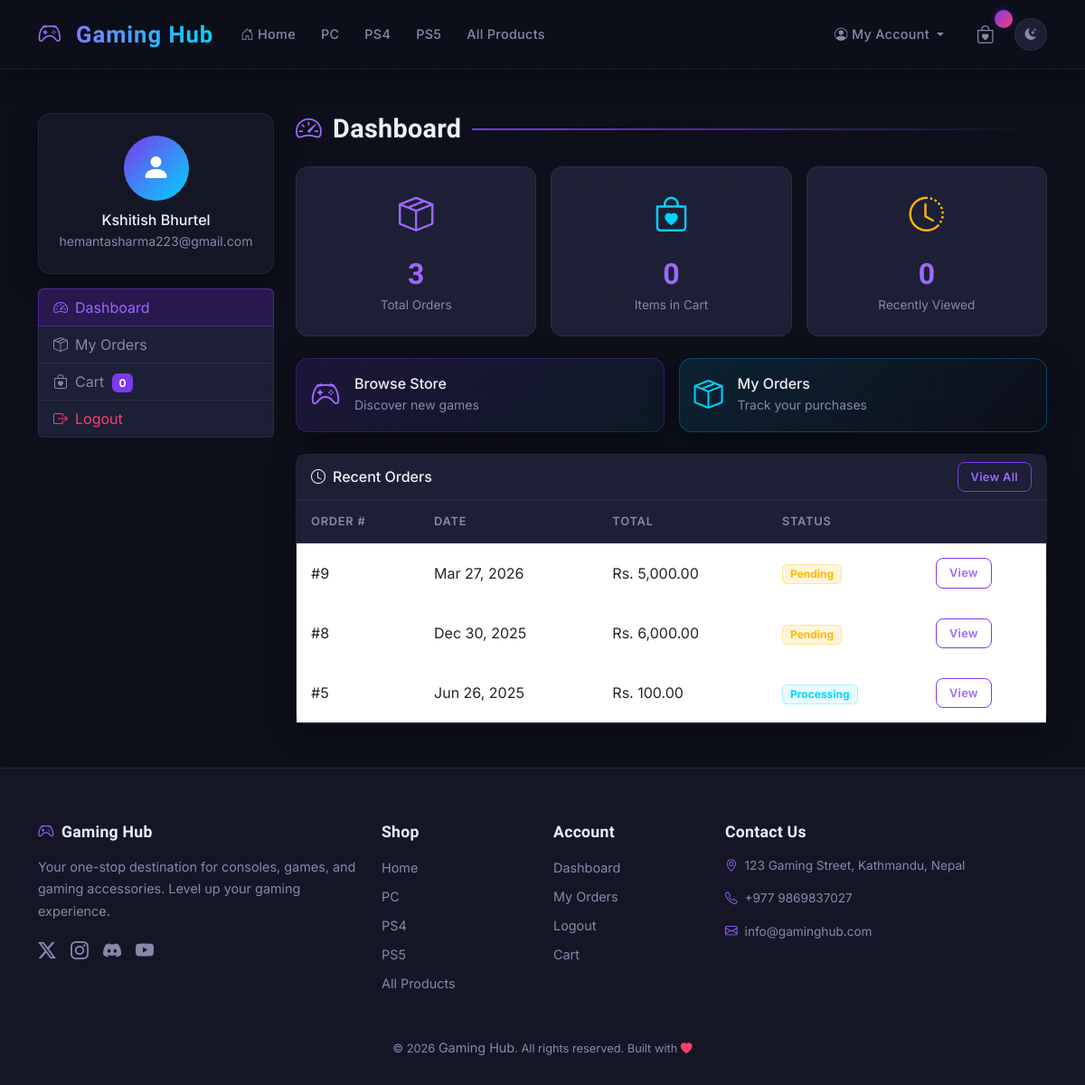
The app's page /user/dashboard.php (signed in), older data.
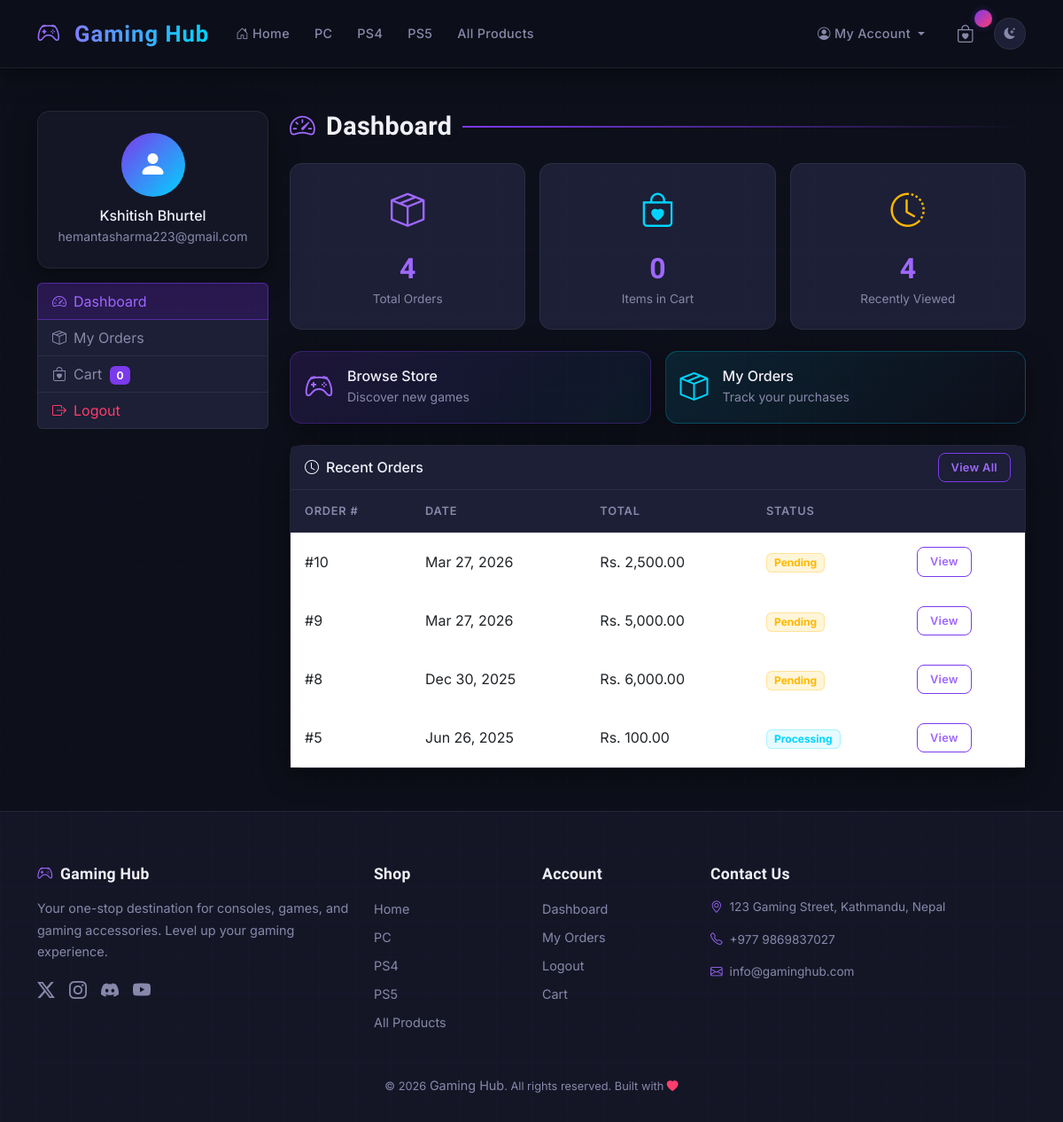
The same page, newer data.
### tables this page shows
CREATE TABLE `main_categories` (
  `category_id` int(11) NOT NULL,
  `name` varchar(100) NOT NULL,
  `slug` varchar(100) NOT NULL,
  `image` varchar(255) DEFAULT NULL,
  `is_active` tinyint(1) DEFAULT 1,
  `created_at` timestamp NOT NULL DEFAULT current_timestamp()
);

CREATE TABLE `orders` (
  `order_id` int(11) NOT NULL,
  `user_id` int(11) NOT NULL,
  `order_date` timestamp NOT NULL DEFAULT current_timestamp(),
  `shipping_address` text NOT NULL,
  `contact_number` varchar(20) NOT NULL,
  `payment_method` varchar(50) DEFAULT 'Cash on Delivery',
  `total_amount` decimal(10,2) NOT NULL,
  `status` enum('pending','processing','shipped','delivered','cancelled') DEFAULT 'pending',
  `admin_response` text DEFAULT NULL,
  `response_date` timestamp NULL DEFAULT NULL
);

### includes/functions.php (called while the page is built, shortened)
<?php
require_once __DIR__ . '/../config/database.php';
require_once __DIR__ . '/recommendations.php';
function getMainCategories() {
    $sql = "SELECT * FROM main_categories WHERE is_active = TRUE ORDER BY name";
    $stmt = executeQuery($sql);
    return $stmt->fetchAll(PDO::FETCH_ASSOC);
}
?>

### config/database.php (called while the page is built)
<?php
$host = 'localhost';
$dbname = 'gaming_hub';
$username = 'root';
$password = '';
try {
    $pdo = new PDO("mysql:host=$host;dbname=$dbname;charset=utf8", $username, $password);
    $pdo->setAttribute(PDO::ATTR_ERRMODE, PDO::ERRMODE_EXCEPTION);
} catch (PDOException $e) {
    die("Database connection failed: " . $e->getMessage());
}
function executeQuery($sql, $params = []) {
    global $pdo;
    $stmt = $pdo->prepare($sql);
    $stmt->execute($params);
    return $stmt;
}
?>

### includes/recommendations.php (called while the page is built, shortened)
<?php
function getRecentlyViewed(int $userId, int $limit = 4): array {
    return executeQuery(
        "SELECT p.*, s.name AS subcategory_name, m.name AS category_name
         FROM user_activity ua
         JOIN products p ON ua.product_id = p.product_id
         JOIN subcategories s ON p.subcategory_id = s.subcategory_id
         JOIN main_categories m ON s.category_id = m.category_id
         WHERE ua.user_id = ? AND ua.action_type = 'view' AND p.is_active = TRUE
         GROUP BY p.product_id
         ORDER BY MAX(ua.created_at) DESC
         LIMIT " . (int)$limit,
        [$userId]
    )->fetchAll(PDO::FETCH_ASSOC);
}

### user/dashboard.php (the view, shortened to what the changed rows need)
<?php
require_once '../config/database.php';
require_once '../includes/functions.php';
$userId = $_SESSION['user_id'];
$orders = executeQuery("SELECT * FROM orders WHERE user_id = ? ORDER BY order_date DESC LIMIT 5", [$userId])->fetchAll(PDO::FETCH_ASSOC);
$totalOrders = executeQuery("SELECT COUNT(*) FROM orders WHERE user_id = ?", [$userId])->fetchColumn();
$recentlyViewed = getRecentlyViewed($userId, 4);
require_once '../includes/header.php';
?>
<div class="container my-5">
    <div class="row g-4">
        <div class="col-md-9">
            <h2 class="section-title"><i class="bi bi-speedometer2" style="color:var(--accent-light)"></i> Dashboard</h2>
            <div class="row g-3 mb-4">
                <div class="col-sm-4">
                    <div class="stat-card">
                        <div class="stat-icon"><i class="bi bi-box-seam" style="color:var(--accent-light)"></i></div>
                        <div class="stat-value"><?= $totalOrders ?></div>
                        <div class="stat-label">Total Orders</div>
                    </div>
                </div>
                <div class="col-sm-4">
                    <div class="stat-card">
                        <div class="stat-icon"><i class="bi bi-clock-history" style="color:var(--warning)"></i></div>
                        <div class="stat-value"><?= count($recentlyViewed) ?></div>
                        <div class="stat-label">Recently Viewed</div>
                    </div>
                </div>
            </div>
            <?php if (!empty($orders)): ?>
            <div class="card">
                <div class="table-responsive">
                    <table class="table mb-0">
                        <thead>
                            <tr><th>Order #</th><th>Date</th><th>Total</th><th>Status</th><th></th></tr>
                        </thead>
                        <tbody>
                            <?php foreach ($orders as $order): ?>
                            <tr>
                                <td>#<?= $order['order_id'] ?></td>
                                <td><?= date('M d, Y', strtotime($order['order_date'])) ?></td>
                                <td>Rs. <?= number_format($order['total_amount'], 2) ?></td>
                                <td><span class="badge status-<?= $order['status'] ?> px-2 py-1"><?= ucfirst($order['status']) ?></span></td>
                                <td><a href="order_detail.php?id=<?= $order['order_id'] ?>" class="btn btn-sm btn-outline-primary">View</a></td>
                            </tr>
                            <?php endforeach; ?>
                        </tbody>
                    </table>
                </div>
            </div>
            <?php endif; ?>
        </div>
    </div>
</div>
<?php require_once '../includes/footer.php'; ?>

### includes/header.php (shortened to what the changed rows need)
<?php
require_once __DIR__ . '/../config/database.php';
require_once __DIR__ . '/functions.php';
$categories = getMainCategories();
?>
<!DOCTYPE html>
<html lang="en">
<head>
    <link href="https://cdn.jsdelivr.net/npm/bootstrap@5.3.0/dist/css/bootstrap.min.css" rel="stylesheet">
    <link rel="stylesheet" href="https://cdn.jsdelivr.net/npm/bootstrap-icons@1.11.0/font/bootstrap-icons.css">
    <link rel="stylesheet" href="/gaming_hub/assets/css/style.css">
</head>
<body>
    <nav class="navbar navbar-expand-lg">
        <div class="container">
            <div class="collapse navbar-collapse" id="navbarNav">
                <ul class="navbar-nav me-auto">
                    <?php foreach ($categories as $category): ?>
                    <li class="nav-item">
                        <a class="nav-link" href="/gaming_hub/category.php?id=<?= $category['category_id'] ?>">
                            <?= $category['name'] ?>
                        </a>
                    </li>
                    <?php endforeach; ?>
                </ul>
            </div>
        </div>
    </nav>
    <main>

### includes/footer.php (shortened to what the changed rows need)
    </main>
    <footer>
        <div class="container">
            <div class="row gy-4">
                <div class="col-md-2">
                    <ul class="list-unstyled">
                        <?php foreach ($categories as $category): ?>
                        <li><a href="/gaming_hub/category.php?id=<?= $category['category_id'] ?>"><?= $category['name'] ?></a></li>
                        <?php endforeach; ?>
                    </ul>
                </div>
            </div>
        </div>
    </footer>
</body>
</html>

Row changes from the older to the newer data that the page shows:
added orders: order_id "10", order_date "Mar 27, 2026", total_amount "2,500.00", status "Pending"
Text that changed along with them:
$totalOrders: "3" → "4"
count($recentlyViewed): "0" → "4"
